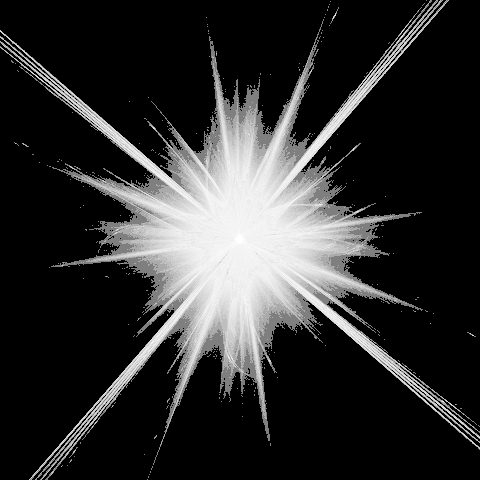
#> input picture spike.png, 480 x 480 px
$ python run.py --image spike.png
#> lines starting #> are read from the running program, lines starting #| are printed output that depends on the picture; after the words box and inside, x2 and y2 are one past the last pixel; in counts of white or black regions, pixels touching at a corner belong together
# import the necessary packages
import numpy as np
import argparse
import cv2

def transparentOverlay(src, overlay, pos=(0, 0), scale=1):
    overlay = cv2.resize(overlay, (0, 0), fx=scale, fy=scale)
    h, w, _ = overlay.shape  # Size of foreground
    rows, cols, a = src.shape  # Size of background Image
    y, x = pos[0], pos[1]  # Position of foreground/overlay image
    blackimg = np.zeros((rows, cols, a), np.uint8)
    # loop over all pixels and apply the blending equation
    for i in range(h):
        for j in range(w):
            if x + i >= rows or y + j >= cols:
                continue
            alpha = float(overlay[i][j][3] / 255.0)  # read the alpha channel
            blackimg[x + i][y + j][:3] = alpha * overlay[i][j][:3] + (1 - alpha) * blackimg[x + i][y + j][:3]
            blackimg[x + i][y + j][3] = 255
    return blackimg


def changeWatermarkColor(waterImg, oriImg, pos=(10, 100)):
    tgtColor = oriImg[pos[1], pos[0]]
    h, w, a = waterImg.shape
    retImg = np.zeros((h, w, a), np.uint8)
    for i in range(h):
        for j in range(w):
            retImg[i][j][:3] = 1.5 * tgtColor[:3]
            retImg[i][j][3] = waterImg[i][j][3]
    return retImg

def addImageWatermark(waterImg, OriImg, opacity, pos=(10,100), scale=1):
    opacity = opacity / 100
    tempImg = OriImg.copy()
    clrWaterMark = changeWatermarkColor(waterImg, OriImg, pos)
    #cv2.imwrite("output.png", clrWaterMark)
    overlay = transparentOverlay(tempImg, clrWaterMark, pos, scale)
    #cv2.imwrite("overlay.jpg", overlay)
    # apply the overlay
    return cv2.addWeighted(overlay, opacity, OriImg, 1, 0, OriImg)

def takeRadius(elem):
    return elem[1]

def main():
    ap = argparse.ArgumentParser()
    ap.add_argument("-i", "--image", help = "path to the image file")
    ap.add_argument("-t", "--threshold", type = int, default=200,
        help = "high light threshold(1-255)")
    ap.add_argument("-r", "--radius", type = int, default = 2,
        help = "Output light point radius threshold")
    ap.add_argument("-w", "--watermark", default = "spike.png",
        help = "Add water mark image")
    ap.add_argument("-n", "--spikenum", type = int, default = 5,
        help = "Number of spikes")
    args = vars(ap.parse_args())

    # load the image and convert it to grayscale
    image = cv2.imread(args["image"], -1)
#> image is the input picture: shape (480, 480, 4); mean B, G, R, A 47.1, 47.1, 47.1, 4
    if image.shape[2] == 3:
        print("Add alpha channel")
        image = cv2.cvtColor(image, cv2.COLOR_RGB2RGBA)
        image[:, :, 3] = 255
    spike = cv2.imread(args["watermark"], -1)
    star_sz = image.shape[1] / 900
#> star_sz = 0.533
    if args["threshold"] > star_sz:
        threshold = args["threshold"]
    else:
        threshold = star_sz
    radius_limit = args["radius"]
    gray = cv2.cvtColor(image, cv2.COLOR_BGR2GRAY)
    thresh = cv2.threshold(gray, threshold, 255, cv2.THRESH_BINARY)[1]
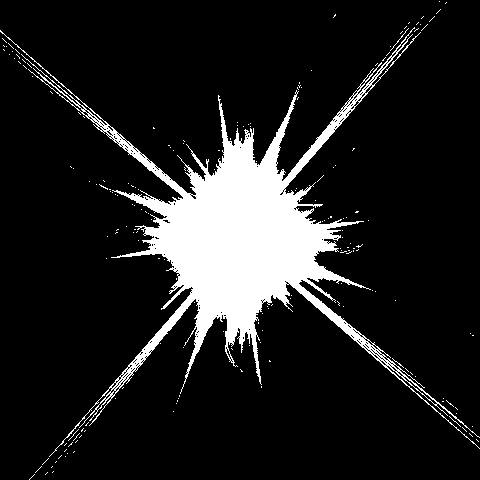
#> thresh: shape (480, 480); 12.6% white; 190 white regions (188 under 20 px)
    cnts, h = cv2.findContours(thresh, cv2.RETR_EXTERNAL, cv2.CHAIN_APPROX_SIMPLE)
#> cnts = 190 contours, 189 with area under 20; largest, box (x1, y1, x2, y2) and area: (0, 27, 480, 457) 26940; h = 190 rows, first 6: [1, -1, -1, -1], [2, 0, -1, -1], [3, 1, -1, -1], [4, 2, -1, -1], [5, 3, -1, -1], [6, 4, -1, -1]
    nums = 0
    scale = 0.1
    spikeList = []
    size_param = (image.shape[1] / 1920) * 80 / spike.shape[1]
#> size_param = 0.0417
    # loop over the contours
    for (i, c) in enumerate(cnts):
        ((cX, cY), radius) = cv2.minEnclosingCircle(c)
        # cv2.circle(image, (int(cX), int(cY)), int(radius), (0, 0, 255), 3)
        if radius < radius_limit:
            continue
        spikeList.append(((cX, cY), radius))
#> this loop made 190 passes
#> (c, cX, cY, radius) on passes 1 to 3: ([[34, 474], [29, 479]], 31.5, 476.5, 3.54), ([[47, 472], [45, 474]], 46, 473, 1.41), ([[53, 471], [52, 472]], 52.5, 471.5, 0.707)
#> after the loop, spikeList = 35 items
    spikeList.sort(key=takeRadius, reverse=True)

    for ((cX, cY), radius) in spikeList:
        scale = size_param * radius
        img_size = scale * spike.shape[1]
        if img_size > image.shape[1] / 3:
            continue
        image = addImageWatermark(spike, image, 100, (int(cX - img_size / 2), int(cY - img_size / 2)), scale)

        if nums < args["spikenum"]:
            nums += 1
        else:
            break
#> this loop made 8 passes
#> (cX, cY, radius, scale, img_size) on passes 3 to 8: (73, 434.5, 7.43, 0.31, 148.7), (454.5, 421, 7.43, 0.31, 148.7), (397.5, 362.5, 7.11, 0.296, 142.1), (103, 186.5, 4.72, 0.197, 94.34), (76, 436.5, 4.61, 0.192, 92.2), (449.5, 403, 4.61, 0.192, 92.2)
#> (cX, cY, radius, scale, img_size) on passes 1 to 2: (239.5, 239, 317.9, 13.24, 6357.4), (399, 39, 14.21, 0.592, 284.3)
#> pass 3, in main, `image = addImageWatermark(spike, image, 100, (int(cX - img_size / 2), ..`:
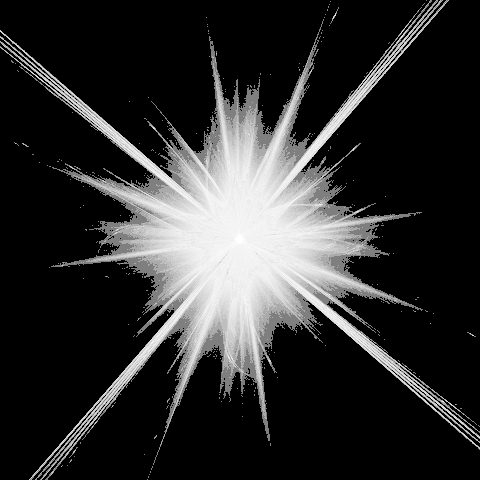
#> image: shape (480, 480, 4); 7.76% of pixels changed, all inside (x1, y1, x2, y2) = (0, 360, 480, 480)
#> after the loop:
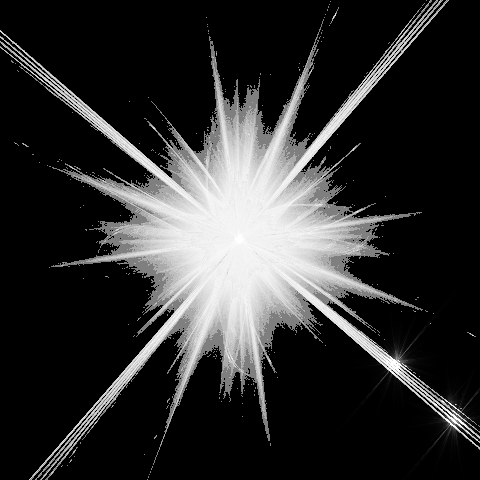
#> image: shape (480, 480, 4); 15.05% of pixels changed, all inside (x1, y1, x2, y2) = (55, 139, 480, 480)
#> after the loop, nums = 5
    cv2.imwrite("output.jpg", image)

if __name__ == '__main__':
    main()
